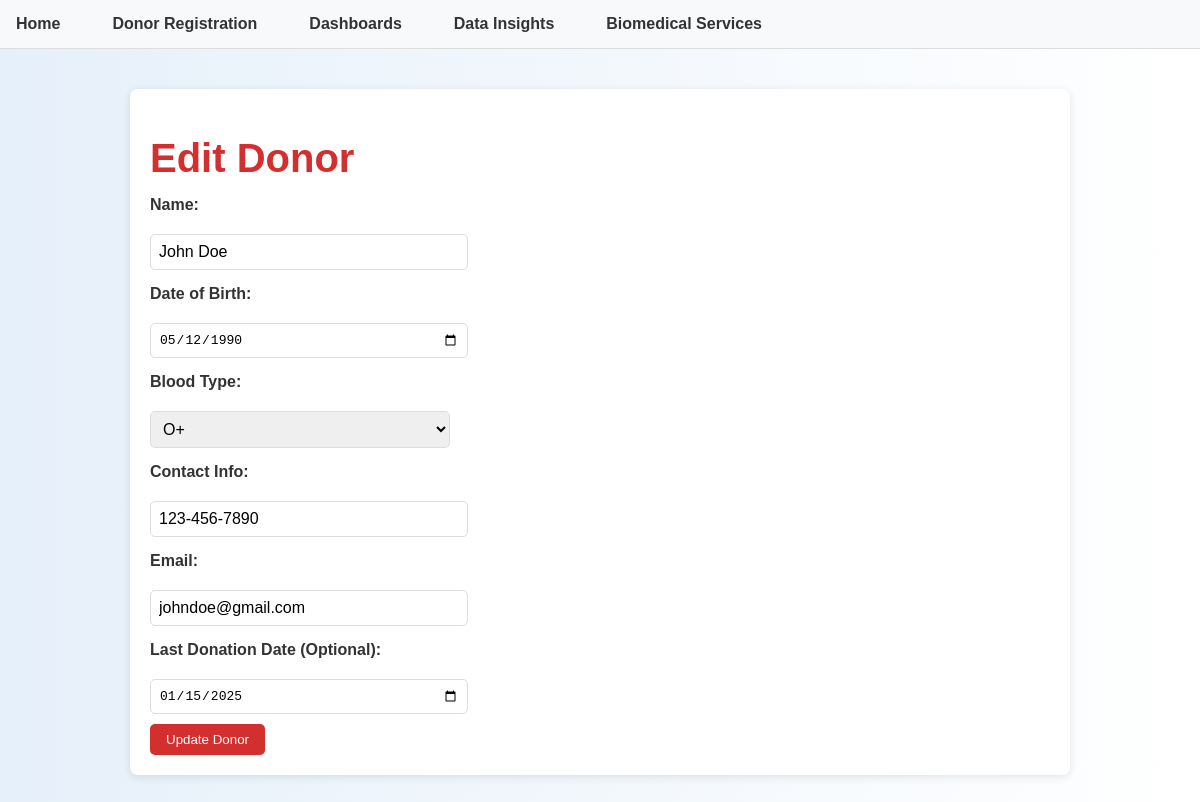
/donor/edit/1, run on the app's committed database.
### tables this page shows
CREATE TABLE Donors (
    DonorID INTEGER PRIMARY KEY AUTOINCREMENT,
    Name TEXT NOT NULL,
    DateOfBirth DATE NOT NULL,
    BloodType TEXT NOT NULL CHECK (BloodType IN ('A+', 'A-', 'B+', 'B-', 'AB+', 'AB-', 'O+', 'O-')),
    ContactInfo TEXT NOT NULL,
    Email TEXT UNIQUE NOT NULL,
    LastDonationDate DATE
);

### app.py (the view, shortened to what this page needs)
@app.route('/donor/edit/<int:id>', methods=['GET', 'POST'])
def edit_donor(id):
    conn = get_db()
    donor = conn.execute('SELECT * FROM Donors WHERE DonorID = ?', (id,)).fetchone()
    return render_template('edit_donor.html', donor=donor)

### app.py (called while the page is built)
def get_db():
    conn = sqlite3.connect('database.db')
    conn.row_factory = sqlite3.Row
    return conn

### templates/edit_donor.html (shortened to what this page needs)
{% extends "layout.html" %}
{% block content %}
<div class="container">
    <h1>Edit Donor</h1>
    <form method="POST" action="{{ url_for('edit_donor', id=donor['DonorID']) }}" id="donorForm">
        <label for="name">Name:</label>
        <input type="text" name="name" id="name" value="{{ donor['Name'] }}" required><br>
        <label for="dob">Date of Birth:</label>
        <input type="date" name="dob" id="dob" value="{{ donor['DateOfBirth'] }}" required><br>
        <label for="blood_type">Blood Type:</label>
        <select name="blood_type" id="blood_type" required>
            <option value="O+" {% if donor['BloodType'] == 'O+' %}selected{% endif %}>O+</option>
        </select><br>
        <label for="contact">Contact Info:</label>
        <input type="text" name="contact" id="contact" value="{{ donor['ContactInfo'] }}" required><br>
        <label for="email">Email:</label>
        <input type="email" name="email" id="email" value="{{ donor['Email'] }}" required><br>
        <label for="last_donation">Last Donation Date (Optional):</label>
        <input type="date" name="last_donation" id="last_donation" value="{{ donor['LastDonationDate'] or '' }}"><br>
        <button type="submit" class="btn">Update Donor</button>
    </form>
</div>
{% endblock %}

### static/css/style.css (style rules this page uses)
body { font-family: 'Helvetica', Arial, sans-serif; margin: 0; padding: 0; background: linear-gradient(to right, #e6f0fa, #ffffff); color: #333; }
.container { max-width: 900px; margin: 40px auto; padding: 20px; background-color: #ffffff; box-shadow: 0 2px 10px rgba(0, 0, 0, 0.1); border-radius: 8px; }
h1 { font-size: 2.5em; color: #d32f2f; margin-bottom: 10px; }
form label { display: block; margin: 15px 0; font-weight: bold; }
form input[type="text"], form input[type="email"], form input[type="date"], form select { width: 100%; max-width: 300px; padding: 8px; margin-top: 5px; border: 1px solid #ddd; border-radius: 5px; font-size: 1em; }
form button { background-color: #d32f2f; color: #ffffff; padding: 10px 20px; border: none; border-radius: 5px; cursor: pointer; transition: background-color 0.3s ease; }
.btn { display: inline-block; margin-top: 10px; padding: 8px 16px; background-color: #d32f2f; color: #ffffff; text-decoration: none; border-radius: 5px; transition: background-color 0.3s ease; }

### data on the page
Donors: name "John Doe", dob "05/12/1990", blood_type "O+", contact "123-456-7890", email "johndoe@gmail.com", last_donation "01/15/2025"
